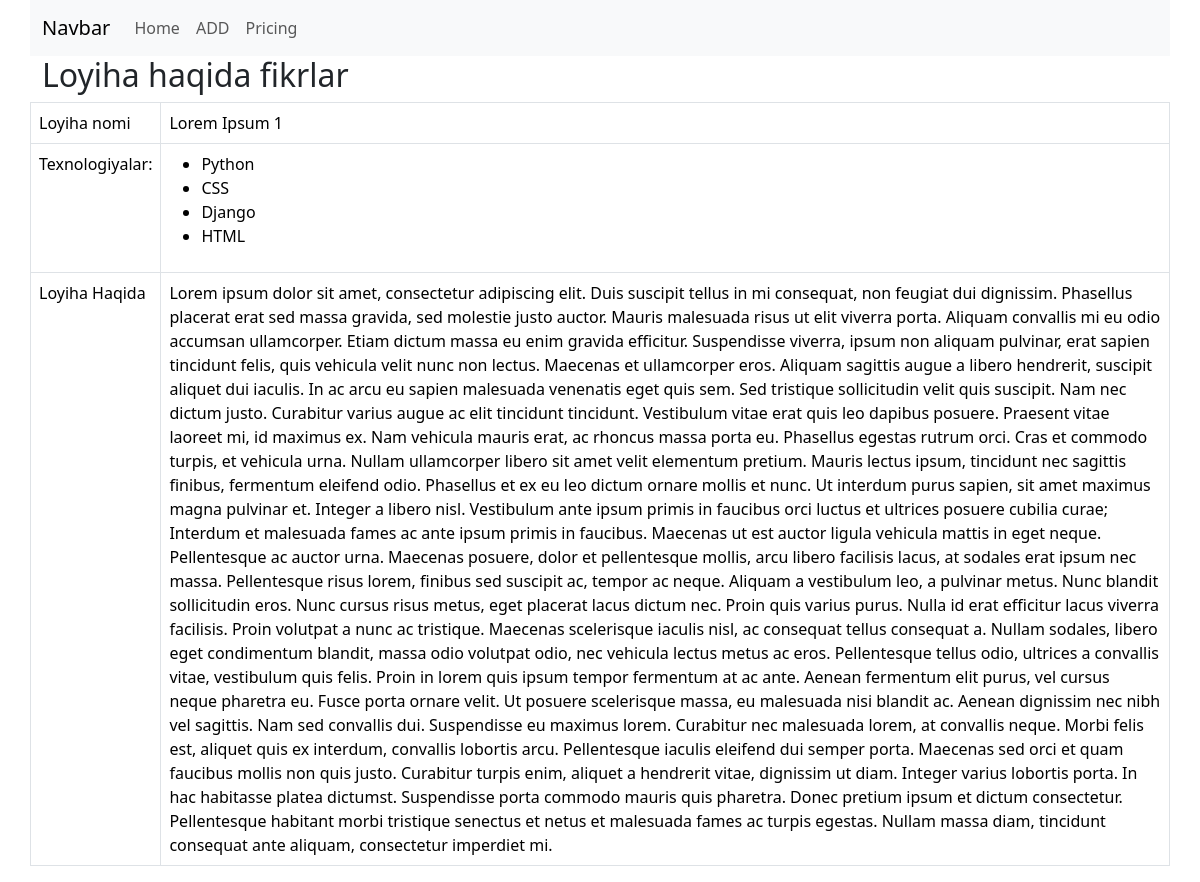
/project/1e93448e-8947-41b2-a660-6a6a1b4b82d0/, run on the app's committed database.
### project/models.py (models this page shows, shortened)
class Project(models.Model):
    title = models.CharField(max_length=300)
    description = models.TextField(null=True, blank=True)
    demo_link = models.CharField(max_length=400, null=True, blank=True)
    source_link = models.CharField(max_length=400, null=True, blank=True)
    created_at = models.DateTimeField(auto_now_add=True)
    updated_at = models.DateTimeField(auto_now=True)
    vote_count = models.IntegerField(default=0)
    vote_ratio = models.IntegerField(default=0)
    id = models.UUIDField(default=uuid.uuid4, unique=True, primary_key=True, editable=False)
    tags = models.ManyToManyField('Tag', blank=True)

class Tag(models.Model):
    name = models.CharField(max_length=200)
    created_at = models.DateTimeField(auto_now_add=True)
    updated_at = models.DateTimeField(auto_now=True)
    id = models.UUIDField(default=uuid.uuid4, unique=True, primary_key=True, editable=False)

### project/views.py (the view)
# urls.py: path('project/<uuid:pk>/', project_detail, name='project-detail'),
def project_detail(request, pk):
    project = Project.objects.get(id=pk)
    tags = project.tags.all()
    context = {
        'project': project,
        'tags': tags,
    }
    return render(request, 'project.html', context)

### templates/project.html
{% extends 'base.html' %}
{% block content %}
    <h2>Loyiha haqida fikrlar</h2>
    <table class="table table-bordered">
        <tr>
            <td>Loyiha nomi</td>
            <td>{{ project.title }}</td>
        </tr>
        <tr>
            <td>Texnologiyalar:</td>
            <td>
                <ul>
                    {% for tag in tags %}
                        <li>{{ tag.name }}</li>
                    {% endfor %}
                </ul>
            </td>
        </tr>
        <tr>
            <td>Loyiha Haqida</td>
            <td>{{ project.description }}</td>
        </tr>
    </table>
{% endblock %}

### data on the page
Project: title "Lorem Ipsum 1", description "Lorem ipsum dolor sit amet, consectetur adipiscing elit. Duis suscipit tellus in mi consequat, non feugiat dui dignissim. Phasellus placerat erat sed massa gravida, sed molestie justo auctor. Mauris malesuada risus ut elit viverra porta. Aliquam convallis mi eu odio accumsan ullamcorper. Etiam dictum massa eu enim gravida efficitur. Suspendisse viverra, ipsum non aliquam pulvinar, erat sapien tincidunt felis, quis vehicula velit nunc non lectus. Maecenas et ullamcorper eros. Aliquam sagittis augue a libero hendrerit, suscipit aliquet dui iaculis. In ac arcu eu sapien malesuada venenatis eget quis sem. Sed tristique sollicitudin velit quis suscipit. Nam nec dictum justo. Curabitur varius…"
Tag: name "Python"
Tag: name "CSS"
Tag: name "Django"
Tag: name "HTML"
